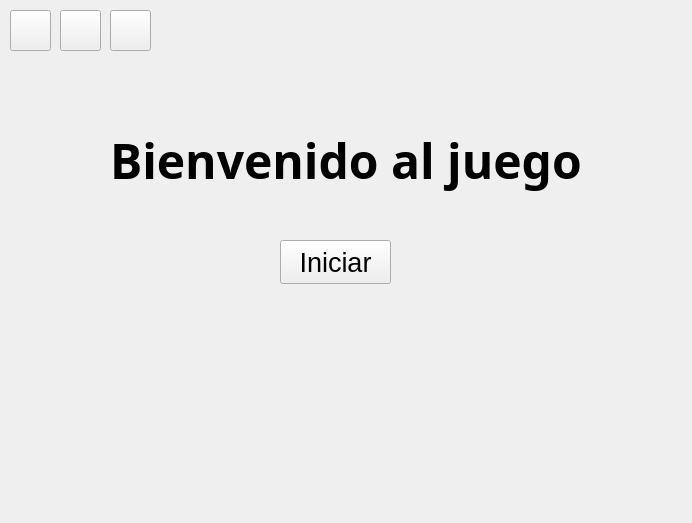
<?xml version="1.0" encoding="UTF-8"?>
<ui version="4.0">
 <class>Start</class>
 <widget class="QWidget" name="Start">
  <property name="geometry">
   <rect>
    <x>0</x>
    <y>0</y>
    <width>692</width>
    <height>523</height>
   </rect>
  </property>
  <property name="windowTitle">
   <string>Bienvenida</string>
  </property>
  <property name="styleSheet">
   <string notr="true"/>
  </property>
  <widget class="QLabel" name="label">
   <property name="geometry">
    <rect>
     <x>110</x>
     <y>120</y>
     <width>471</width>
     <height>81</height>
    </rect>
   </property>
   <property name="font">
    <font>
     <family>Segoe UI Black</family>
     <pointsize>36</pointsize>
     <bold>true</bold>
    </font>
   </property>
   <property name="text">
    <string>Bienvenido al juego</string>
   </property>
  </widget>
  <widget class="QPushButton" name="pushButton">
   <property name="geometry">
    <rect>
     <x>280</x>
     <y>240</y>
     <width>111</width>
     <height>44</height>
    </rect>
   </property>
   <property name="font">
    <font>
     <pointsize>20</pointsize>
    </font>
   </property>
   <property name="text">
    <string>Iniciar</string>
   </property>
  </widget>
  <widget class="QPushButton" name="config">
   <property name="geometry">
    <rect>
     <x>110</x>
     <y>10</y>
     <width>41</width>
     <height>41</height>
    </rect>
   </property>
   <property name="styleSheet">
    <string notr="true">QPushButton{
	border-image: url(:/img/images/configuracion.png);
	
}
QPushButton:hover{
   border-image: url(:/img/images/configuraciones.png);
}</string>
   </property>
   <property name="text">
    <string/>
   </property>
  </widget>
  <widget class="QPushButton" name="ayuda">
   <property name="geometry">
    <rect>
     <x>60</x>
     <y>10</y>
     <width>41</width>
     <height>41</height>
    </rect>
   </property>
   <property name="styleSheet">
    <string notr="true">QPushButton{
	border-image: url(:/img/images/ayuda.png)
}
QPushButton:hover{
   border-image: url(:/img/images/ayuda2.png)
}
</string>
   </property>
   <property name="text">
    <string/>
   </property>
  </widget>
  <widget class="QPushButton" name="pushButton_2">
   <property name="geometry">
    <rect>
     <x>10</x>
     <y>10</y>
     <width>41</width>
     <height>41</height>
    </rect>
   </property>
   <property name="styleSheet">
    <string notr="true">QPushButton{
	border-image:url(:/img/images/salida.png)
}
QPushButton:hover{
   border-image:url(:/img/images/salida1.png)
}
</string>
   </property>
   <property name="text">
    <string/>
   </property>
  </widget>
  <zorder>pushButton</zorder>
  <zorder>label</zorder>
  <zorder>config</zorder>
  <zorder>ayuda</zorder>
  <zorder>pushButton_2</zorder>
 </widget>
 <resources/>
 <connections/>
</ui>
